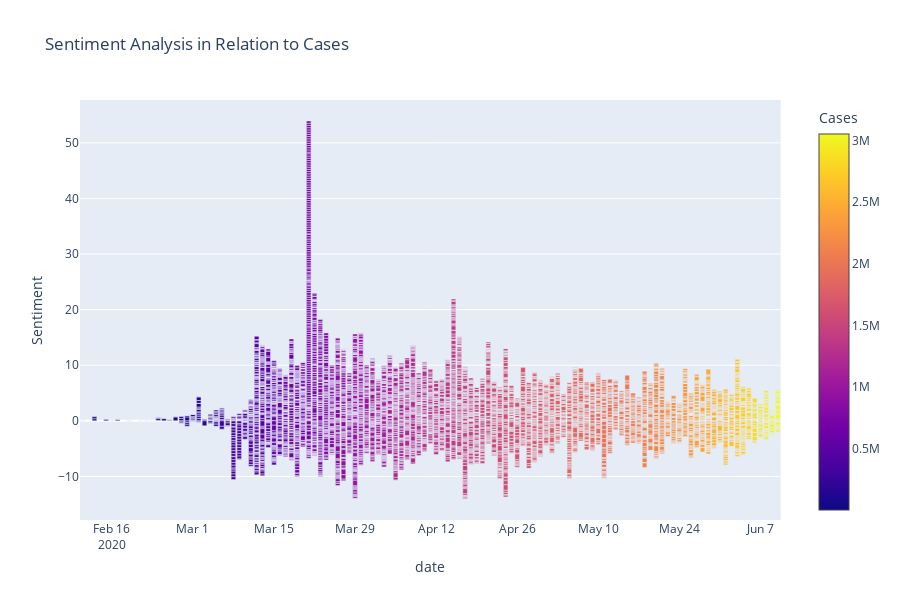

Source (notebook cell):
### Code cell
#Feelings_Time.groupby('date').mean()
fig = px.bar(Feelings_Time, x='date',y='Sentiment',color='Cases', title = 'Sentiment Analysis in Relation to Cases')
fig.show()

### Figure 1 — Plotly figure (JSON) as saved in the notebook; plotly's stock layout.template omitted (floating-point values rounded to 4 significant figures; data arrays with more than 128 entries replaced by an {"elided": "..."} marker saying what was removed)
{"data": [{"alignmentgroup": "True", "hoverlabel": {"namelength": 0}, "hovertemplate": "date=%{x}<br>Sentiment=%{y}<br>Cases=%{marker.color}", "legendgroup": "", "marker": {"color": {"elided": "8514 int values"}, "coloraxis": "coloraxis"}, "name": "", "offsetgroup": "", "orientation": "v", "showlegend": false, "textposition": "auto", "type": "bar", "x": {"elided": "8514 str values"}, "xaxis": "x", "y": {"elided": "8514 float values"}, "yaxis": "y"}], "layout": {"barmode": "relative", "coloraxis": {"colorbar": {"title": {"text": "Cases"}}, "colorscale": [[0, "#0d0887"], [0.1111, "#46039f"], [0.2222, "#7201a8"], [0.3333, "#9c179e"], [0.4444, "#bd3786"], [0.5556, "#d8576b"], [0.6667, "#ed7953"], [0.7778, "#fb9f3a"], [0.8889, "#fdca26"], [1, "#f0f921"]]}, "height": 600, "legend": {"tracegroupgap": 0}, "title": {"text": "Sentiment Analysis in Relation to Cases"}, "xaxis": {"anchor": "y", "domain": [0, 0.98], "title": {"text": "date"}}, "yaxis": {"anchor": "x", "domain": [0, 1], "title": {"text": "Sentiment"}}}}
